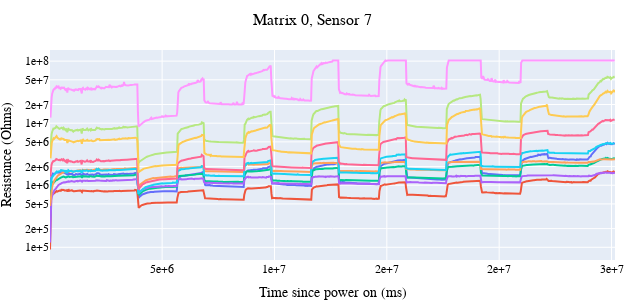

This figure's notebook cell:
### Code cell
plot_sensor_it(0, 7,
               sensor_data, labels,
               classes, colors,
               save_pdf=True,
               include_labels=False)

### Figure 1 — Plotly figure (JSON) as saved in the notebook; plotly's stock layout.template omitted (floating-point values rounded to 4 significant figures; data arrays with more than 128 entries replaced by an {"elided": "..."} marker saying what was removed)
{"data": [{"mode": "lines", "name": "H.S. 0", "showlegend": false, "type": "scatter", "x": {"elided": "937 int values"}, "y": {"elided": "937 float values"}}, {"mode": "lines", "name": "H.S. 1", "showlegend": false, "type": "scatter", "x": {"elided": "937 int values"}, "y": {"elided": "937 float values"}}, {"mode": "lines", "name": "H.S. 2", "showlegend": false, "type": "scatter", "x": {"elided": "937 int values"}, "y": {"elided": "937 float values"}}, {"mode": "lines", "name": "H.S. 3", "showlegend": false, "type": "scatter", "x": {"elided": "937 int values"}, "y": {"elided": "937 float values"}}, {"mode": "lines", "name": "H.S. 4", "showlegend": false, "type": "scatter", "x": {"elided": "937 int values"}, "y": {"elided": "937 float values"}}, {"mode": "lines", "name": "H.S. 5", "showlegend": false, "type": "scatter", "x": {"elided": "936 int values"}, "y": {"elided": "936 float values"}}, {"mode": "lines", "name": "H.S. 6", "showlegend": false, "type": "scatter", "x": {"elided": "936 int values"}, "y": {"elided": "936 float values"}}, {"mode": "lines", "name": "H.S. 7", "showlegend": false, "type": "scatter", "x": {"elided": "936 int values"}, "y": {"elided": "936 float values"}}, {"mode": "lines", "name": "H.S. 8", "showlegend": false, "type": "scatter", "x": {"elided": "936 int values"}, "y": {"elided": "936 int values"}}, {"mode": "lines", "name": "H.S. 9", "showlegend": false, "type": "scatter", "x": {"elided": "936 int values"}, "y": {"elided": "936 float values"}}], "layout": {"font": {"color": "black", "family": "Times New Roman"}, "height": 300, "margin": {"b": 0, "l": 0, "r": 10, "t": 50}, "title": {"font": {"family": "Times New Roman", "size": 16}, "pad": {"b": 0, "l": 0, "r": 0, "t": 0}, "text": "Matrix 0, Sensor 7", "x": 0.5}, "width": 625, "xaxis": {"tickformat": ".0e", "title": {"text": "Time since power on (ms)"}}, "yaxis": {"tickformat": ".0e", "title": {"text": "Resistance (Ohms)"}, "type": "log"}}}
